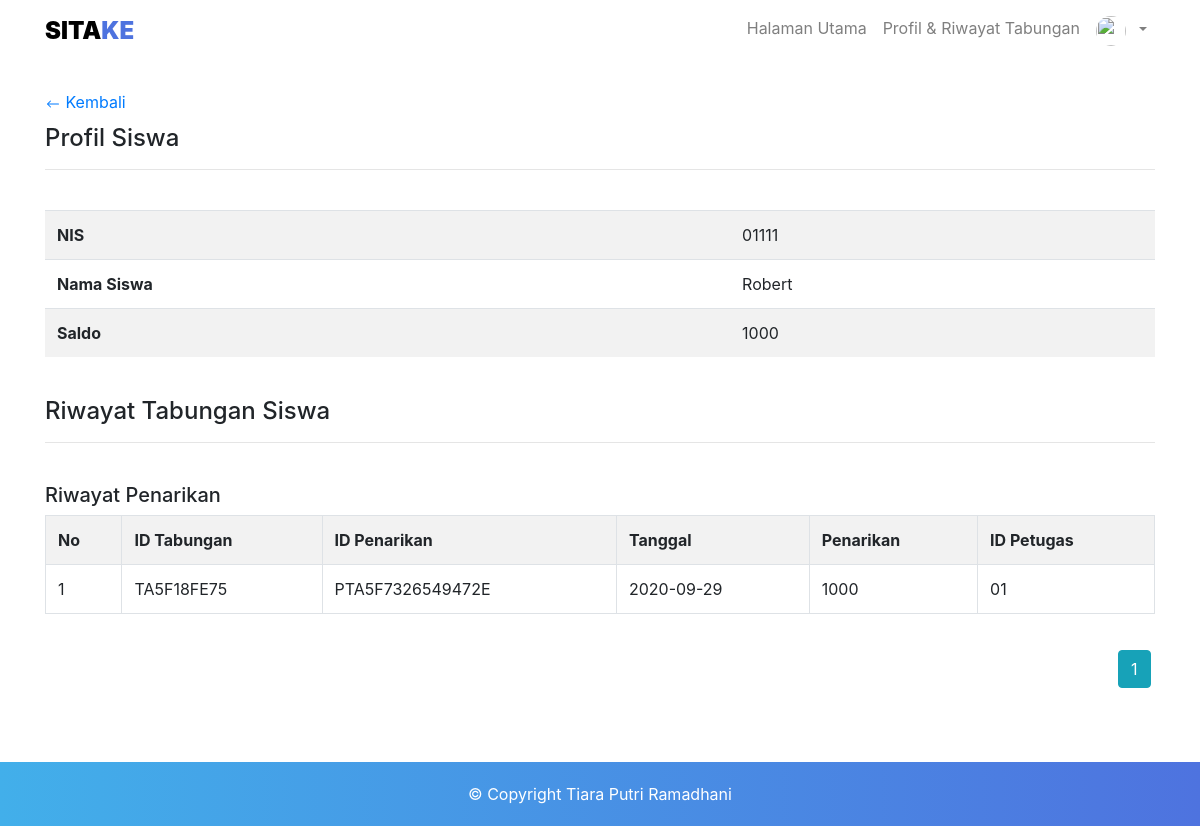
The page /siswa/detail_penarikan_siswa.php?id_tabungan=TA5F18FE75 (signed in) on the database its author committed.
### tables this page shows
CREATE TABLE `tabungan` (
  `id_tabungan` char(10) NOT NULL,
  `nis` char(15) NOT NULL,
  `saldo` varchar(100) NOT NULL
);

CREATE TABLE `siswa` (
  `nis` char(15) NOT NULL,
  `foto_siswa` varchar(200) NOT NULL,
  `nama_siswa` varchar(50) NOT NULL,
  `alamat_siswa` text NOT NULL,
  `jk_siswa` varchar(20) NOT NULL,
  `telepon_siswa` varchar(15) NOT NULL,
  `user_siswa` varchar(20) NOT NULL,
  `pass` varchar(50) NOT NULL,
  `level` varchar(10) NOT NULL
);

CREATE TABLE `penarikan` (
  `id_penarikan` char(30) NOT NULL,
  `id_tabungan` char(10) NOT NULL,
  `tanggal` date NOT NULL,
  `penarikan` varchar(100) NOT NULL,
  `id_petugas` char(5) NOT NULL
);

### siswa/detail_penarikan_siswa.php (the view, shortened to what this page needs)
<?php
include("includers/header.php");
include("includers/navbar.php");
include ("../koneksi/koneksi.php");
?>
<div class="profil-page container-fluid">
	<div class="maincontent">
		<div class="container">
			<?php
			$idtab = $_GET['id_tabungan'];
			echo "<p style='margin-bottom:10px;'><a href='tabungan.php?id_tabungan=".$idtab."'>
			<svg class='bi bi-arrow-left' width='1em' height='1em' viewBox='0 0 16 16' fill='currentColor' xmlns='http://www.w3.org/2000/svg'>
			<path fill-rule='evenodd' d='M5.854 4.646a.5.5 0 010 .708L3.207 8l2.647 2.646a.5.5 0 01-.708.708l-3-3a.5.5 0 010-.708l3-3a.5.5 0 01.708 0z' clip-rule='evenodd'/>
			<path fill-rule='evenodd' d='M2.5 8a.5.5 0 01.5-.5h10.5a.5.5 0 010 1H3a.5.5 0 01-.5-.5z' clip-rule='evenodd'/>
			</svg> Kembali</a></p>";
			?>
			<h4>Profil Siswa</h4><hr><br>
			<div class="row">
				<div class="container-fluid">
					<div class="table-responsive">
						<table class="table table-striped" style="background-color: #fff">
							<?php
							$idtab = $_GET['id_tabungan'];
							$sql = "SELECT A.nis, A.id_tabungan, A.saldo, B.nama_siswa FROM tabungan AS A INNER JOIN siswa AS B ON (A.nis = B.nis) WHERE A.id_tabungan = '$idtab'";
							$query = mysqli_query($koneksi, $sql);
							if(mysqli_num_rows($query) == 0){
								echo '<tr><td colspan="2"><center>Tidak ada data!</center></td></tr>';
							}else{
								while ($data = mysqli_fetch_assoc($query)) {
									echo "<tr>";
									echo "<td><b>NIS</b></td>";
									echo "<td>".$data['nis']."</td>";
									echo "</tr>";
									echo "<tr>";
									echo "<td><b>Nama Siswa</b></td>";
									echo "<td>".$data['nama_siswa']."</td>";
									echo "</tr>";
									echo "<tr>";
									echo "<td><b>Saldo</b></td>";
									echo "<td>".$data['saldo']."</td>";
									echo "</tr>";
								}
							}
							?>
						</table>
					</div>
				</div>
			</div><br>
			<h4>Riwayat Tabungan Siswa</h4><hr><br>
			<div class="row">
				<div class="container-fluid">
					<h5>Riwayat Penarikan</h5>
					<div class="table-responsive">
						<table class="table table-bordered table-hover table-striped">
							<tr>
								<th>No</th>
								<th>ID Tabungan</th>
								<th>ID Penarikan</th>
								<th>Tanggal</th>
								<th>Penarikan</th>
								<th>ID Petugas</th>
							</tr>
							<?php
							$set = mysqli_query($koneksi,"SELECT * FROM penarikan WHERE id_tabungan = '$idtab'");
							$banyak = mysqli_num_rows($set);
							$mulai = 0;
							$tujuan = 5;
							$page = ceil($banyak / $tujuan);
							if(isset($_GET['halaman'])) {
								$hal = $_GET['halaman'];
								$mulai = ($hal*$tujuan)-$tujuan;
							} else {
								$mulai = 0;
							}
							$idtab = $_GET['id_tabungan'];
							$sql = "SELECT * FROM penarikan WHERE id_tabungan = '$idtab' limit $mulai,$tujuan";
							$query = mysqli_query($koneksi, $sql);
							if(mysqli_num_rows($query) == 0){
								echo '<tr><td colspan="7"><center>Tidak ada data!</center></td></tr>';
							}else{
								$no = 1+$mulai;
								while ($data = mysqli_fetch_assoc($query)) {
									echo "<tr>";
									echo "<td>$no</td>";
									echo "<td>".$data['id_tabungan']."</td>";
									echo "<td>".$data['id_penarikan']."</td>";
									echo "<td>".$data['tanggal']."</td>";
									echo "<td>".$data['penarikan']."</td>";
									echo "<td>".$data['id_petugas']."</td>";
									echo "</tr>";
									$no++;
								}
							}
							?>
						</table>
					</div>
					<div style="float: right; margin-top: 20px; margin-bottom: 20px;">
						<?php
						$idtab = $_GET['id_tabungan'];
						for ($i=1; $i <= $page; $i++) {
							echo '<a class="btn btn-info btn-md"  href="?id_tabungan='.$idtab.'&halaman='.$i.'">'.$i.'</a>';
						}
						?>
					</div>
				</div>
			</div><br>
		</div>
	</div>
</div>
<?php
include("includers/footer.php");
?>

### assets/css/style_siswa.css (style rules this page uses)
body { background: url(../../siswa/img/bg.png); height: auto; }
.profil-page { margin-bottom: 30px; margin-top: 90px; }

### assets/css/navbar.css (style rules this page uses)
body { margin: 0; padding: 0; }

### rows shown on the page
tabungan: nis "01111", nis.nama_siswa "Robert", saldo "1000"
penarikan: id_tabungan "TA5F18FE75", id_penarikan "PTA5F7326549472E", tanggal "2020-09-29", penarikan "1000", id_petugas "01"
